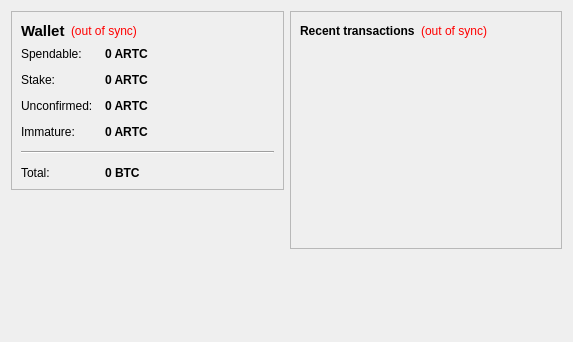
<?xml version="1.0" encoding="UTF-8"?>
<ui version="4.0">
 <class>OverviewPage</class>
 <widget class="QWidget" name="OverviewPage">
  <property name="geometry">
   <rect>
    <x>0</x>
    <y>0</y>
    <width>573</width>
    <height>342</height>
   </rect>
  </property>
  <property name="windowTitle">
   <string>Form</string>
  </property>
  <layout class="QHBoxLayout" name="horizontalLayout" stretch="1,1">
   <item>
    <layout class="QVBoxLayout" name="verticalLayout_2">
     <item>
      <widget class="QFrame" name="frame">
       <property name="frameShape">
        <enum>QFrame::StyledPanel</enum>
       </property>
       <property name="frameShadow">
        <enum>QFrame::Raised</enum>
       </property>
       <layout class="QVBoxLayout" name="verticalLayout_4">
        <item>
         <layout class="QHBoxLayout" name="horizontalLayout_4">
          <item>
           <widget class="QLabel" name="label_5">
            <property name="font">
             <font>
              <pointsize>11</pointsize>
              <weight>75</weight>
              <bold>true</bold>
             </font>
            </property>
            <property name="text">
             <string>Wallet</string>
            </property>
           </widget>
          </item>
          <item>
           <widget class="QLabel" name="labelWalletStatus">
            <property name="toolTip">
             <string>The displayed information may be out of date. Your wallet automatically synchronizes with the artcurrency network after a connection is established, but this process has not completed yet.</string>
            </property>
            <property name="styleSheet">
             <string notr="true">QLabel { color: red; }</string>
            </property>
            <property name="text">
             <string notr="true">(out of sync)</string>
            </property>
            <property name="alignment">
             <set>Qt::AlignLeading|Qt::AlignLeft|Qt::AlignVCenter</set>
            </property>
           </widget>
          </item>
          <item>
           <spacer name="horizontalSpacer_2">
            <property name="orientation">
             <enum>Qt::Horizontal</enum>
            </property>
            <property name="sizeHint" stdset="0">
             <size>
              <width>40</width>
              <height>20</height>
             </size>
            </property>
           </spacer>
          </item>
         </layout>
        </item>
        <item>
         <layout class="QFormLayout" name="formLayout_2">
          <property name="fieldGrowthPolicy">
           <enum>QFormLayout::AllNonFixedFieldsGrow</enum>
          </property>
          <property name="horizontalSpacing">
           <number>12</number>
          </property>
          <property name="verticalSpacing">
           <number>12</number>
          </property>
          <item row="0" column="0">
           <widget class="QLabel" name="label">
            <property name="text">
             <string>Spendable:</string>
            </property>
           </widget>
          </item>
          <item row="0" column="1">
           <widget class="QLabel" name="labelBalance">
            <property name="font">
             <font>
              <weight>75</weight>
              <bold>true</bold>
             </font>
            </property>
            <property name="cursor">
             <cursorShape>IBeamCursor</cursorShape>
            </property>
            <property name="toolTip">
             <string>Your current spendable balance</string>
            </property>
            <property name="text">
             <string notr="true">0 ARTC</string>
            </property>
            <property name="textInteractionFlags">
             <set>Qt::LinksAccessibleByMouse|Qt::TextSelectableByKeyboard|Qt::TextSelectableByMouse</set>
            </property>
           </widget>
          </item>
          <item row="1" column="0">
           <widget class="QLabel" name="label_6">
            <property name="text">
             <string>Stake:</string>
            </property>
           </widget>
          </item>
          <item row="1" column="1">
           <widget class="QLabel" name="labelStake">
            <property name="font">
             <font>
              <weight>75</weight>
              <bold>true</bold>
             </font>
            </property>
            <property name="cursor">
             <cursorShape>IBeamCursor</cursorShape>
            </property>
            <property name="toolTip">
             <string>Total of coins that was staked, and do not yet count toward the current balance</string>
            </property>
            <property name="text">
             <string notr="true">0 ARTC</string>
            </property>
            <property name="textInteractionFlags">
             <set>Qt::LinksAccessibleByMouse|Qt::TextSelectableByKeyboard|Qt::TextSelectableByMouse</set>
            </property>
           </widget>
          </item>
          <item row="2" column="0">
           <widget class="QLabel" name="label_3">
            <property name="text">
             <string>Unconfirmed:</string>
            </property>
           </widget>
          </item>
          <item row="2" column="1">
           <widget class="QLabel" name="labelUnconfirmed">
            <property name="font">
             <font>
              <weight>75</weight>
              <bold>true</bold>
             </font>
            </property>
            <property name="cursor">
             <cursorShape>IBeamCursor</cursorShape>
            </property>
            <property name="toolTip">
             <string>Total of transactions that have yet to be confirmed, and do not yet count toward the current balance</string>
            </property>
            <property name="text">
             <string notr="true">0 ARTC</string>
            </property>
            <property name="textInteractionFlags">
             <set>Qt::LinksAccessibleByMouse|Qt::TextSelectableByKeyboard|Qt::TextSelectableByMouse</set>
            </property>
           </widget>
          </item>
          <item row="3" column="0">
           <widget class="QLabel" name="labelImmatureText">
            <property name="text">
             <string>Immature:</string>
            </property>
           </widget>
          </item>
          <item row="3" column="1">
           <widget class="QLabel" name="labelImmature">
            <property name="font">
             <font>
              <weight>75</weight>
              <bold>true</bold>
             </font>
            </property>
            <property name="toolTip">
             <string>Mined balance that has not yet matured</string>
            </property>
            <property name="text">
             <string notr="true">0 ARTC</string>
            </property>
            <property name="textInteractionFlags">
             <set>Qt::LinksAccessibleByMouse|Qt::TextSelectableByKeyboard|Qt::TextSelectableByMouse</set>
            </property>
           </widget>
          </item>
          <item row="4" column="0" colspan="2">
           <widget class="Line" name="line">
            <property name="orientation">
             <enum>Qt::Horizontal</enum>
            </property>
           </widget>
          </item>
          <item row="5" column="0">
           <widget class="QLabel" name="labelTotalText">
            <property name="text">
             <string>Total:</string>
            </property>
           </widget>
          </item>
          <item row="5" column="1">
           <widget class="QLabel" name="labelTotal">
            <property name="font">
             <font>
              <weight>75</weight>
              <bold>true</bold>
             </font>
            </property>
            <property name="cursor">
             <cursorShape>IBeamCursor</cursorShape>
            </property>
            <property name="toolTip">
             <string>Your current total balance</string>
            </property>
            <property name="text">
             <string notr="true">0 BTC</string>
            </property>
            <property name="textInteractionFlags">
             <set>Qt::LinksAccessibleByMouse|Qt::TextSelectableByKeyboard|Qt::TextSelectableByMouse</set>
            </property>
           </widget>
          </item>
         </layout>
        </item>
       </layout>
      </widget>
     </item>
     <item>
      <spacer name="verticalSpacer">
       <property name="orientation">
        <enum>Qt::Vertical</enum>
       </property>
       <property name="sizeHint" stdset="0">
        <size>
         <width>20</width>
         <height>40</height>
        </size>
       </property>
      </spacer>
     </item>
    </layout>
   </item>
   <item>
    <layout class="QVBoxLayout" name="verticalLayout_3">
     <item>
      <widget class="QFrame" name="frame_2">
       <property name="frameShape">
        <enum>QFrame::StyledPanel</enum>
       </property>
       <property name="frameShadow">
        <enum>QFrame::Raised</enum>
       </property>
       <layout class="QVBoxLayout" name="verticalLayout">
        <item>
         <layout class="QHBoxLayout" name="horizontalLayout_2">
          <item>
           <widget class="QLabel" name="label_4">
            <property name="text">
             <string>&lt;b&gt;Recent transactions&lt;/b&gt;</string>
            </property>
           </widget>
          </item>
          <item>
           <widget class="QLabel" name="labelTransactionsStatus">
            <property name="toolTip">
             <string>The displayed information may be out of date. Your wallet automatically synchronizes with the artcurrency network after a connection is established, but this process has not completed yet.</string>
            </property>
            <property name="styleSheet">
             <string notr="true">QLabel { color: red; }</string>
            </property>
            <property name="text">
             <string notr="true">(out of sync)</string>
            </property>
            <property name="alignment">
             <set>Qt::AlignRight|Qt::AlignTrailing|Qt::AlignVCenter</set>
            </property>
           </widget>
          </item>
          <item>
           <spacer name="horizontalSpacer">
            <property name="orientation">
             <enum>Qt::Horizontal</enum>
            </property>
            <property name="sizeHint" stdset="0">
             <size>
              <width>40</width>
              <height>20</height>
             </size>
            </property>
           </spacer>
          </item>
         </layout>
        </item>
        <item>
         <widget class="QListView" name="listTransactions">
          <property name="styleSheet">
           <string notr="true">QListView { background: transparent; }</string>
          </property>
          <property name="frameShape">
           <enum>QFrame::NoFrame</enum>
          </property>
          <property name="verticalScrollBarPolicy">
           <enum>Qt::ScrollBarAlwaysOff</enum>
          </property>
          <property name="horizontalScrollBarPolicy">
           <enum>Qt::ScrollBarAlwaysOff</enum>
          </property>
          <property name="selectionMode">
           <enum>QAbstractItemView::NoSelection</enum>
          </property>
         </widget>
        </item>
       </layout>
      </widget>
     </item>
     <item>
      <spacer name="verticalSpacer_2">
       <property name="orientation">
        <enum>Qt::Vertical</enum>
       </property>
       <property name="sizeHint" stdset="0">
        <size>
         <width>20</width>
         <height>40</height>
        </size>
       </property>
      </spacer>
     </item>
    </layout>
   </item>
  </layout>
 </widget>
 <resources/>
 <connections/>
</ui>
